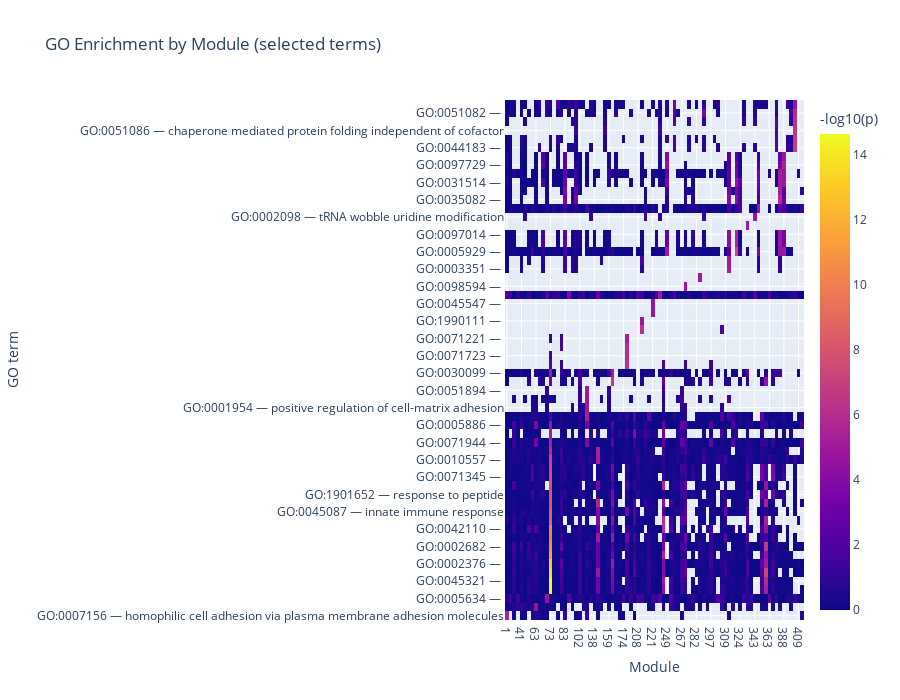

This figure's notebook cell:
### Code cell
# נחשב גם p (לצורך הטול־טיפ) מתוך המטריצה המקורית sub_p (טרמינים × מודולים)
p_for_hover = sub_p.T.loc[mat.index, mat.columns]  # אותם סדרי שורות/עמודות

hover_text = []
for i, term in enumerate(mat.index):
    row = []
    for j, mod in enumerate(mat.columns):
        val = mat.iloc[i, j]
        p   = p_for_hover.iloc[i, j]
        if pd.isna(val):
            row.append(f"Term: {pretty_label(term)}<br>Module: {mod}<br>p = 1.0 (no enrichment)")
        else:
            row.append(f"Term: {pretty_label(term)}<br>Module: {mod}<br>-log10(p) = {val:.2f}<br>p ≈ {10**(-val):.2e}")
    hover_text.append(row)

fig = go.Figure(data=go.Heatmap(
    z=mat.values,
    x=[str(c) for c in mat.columns],
    y=row_labels,
    text=hover_text,
    hoverinfo="text",
    coloraxis="coloraxis",
))
fig.update_layout(
    title="GO Enrichment by Module (selected terms)",
    xaxis_title="Module",
    yaxis_title="GO term",
    coloraxis=dict(colorbar=dict(title="-log10(p)")),
    height=700
)
fig.show()

### Figure 1 — Plotly figure (JSON) as saved in the notebook; plotly's stock layout.template omitted (floating-point values rounded to 4 significant figures; data arrays with more than 128 entries replaced by an {"elided": "..."} marker saying what was removed)
{"data": [{"coloraxis": "coloraxis", "hoverinfo": "text", "text": {"elided": "60x82 str values"}, "type": "heatmap", "x": ["1", "15", "26", "27", "41", "48", "51", "58", "63", "64", "65", "70", "73", "75", "79", "81", "83", "86", "92", "98", "102", "114", "130", "133", "138", "145", "147", "149", "159", "160", "166", "173", "174", "177", "187", "192", "208", "209", "217", "218", "221", "231", "235", "237", "249", "251", "252", "263", "267", "268", "270", "274", "282", "285", "288", "296", "297", "299", "300", "302", "309", "318", "322", "323", "324", "332", "333", "342", "343", "348", "349", "358", "363", "369", "377", "378", "388", "391", "396", "402", "409", "415"], "y": ["GO:0007156 — homophilic cell adhesion via plasma membrane adhesion molecules", "GO:0048732 — ", "GO:0005634 — ", "GO:0001775 — cell activation", "GO:0045321 — ", "GO:0006955 — immune response", "GO:0002376 — ", "GO:0046649 — ", "GO:0002682 — ", "GO:0098542 — defense response to other organism", "GO:0042110 — ", "GO:0002250 — ", "GO:0045087 — innate immune response", "GO:0002252 — immune effector process", "GO:1901652 — response to peptide", "GO:0050778 — ", "GO:0071345 — ", "GO:0034097 — ", "GO:0010557 — ", "GO:0010628 — ", "GO:0071944 — ", "GO:0006909 — ", "GO:0005886 — ", "GO:0016477 — cell migration", "GO:0001954 — positive regulation of cell-matrix adhesion", "GO:0048041 — ", "GO:0051894 — ", "GO:0140375 — ", "GO:0030099 — ", "GO:0035325 — ", "GO:0071723 — ", "GO:0035663 — ", "GO:0071221 — ", "GO:0004298 — ", "GO:1990111 — ", "GO:1904423 — ", "GO:0045547 — ", "GO:0006139 — ", "GO:0098594 — ", "GO:0015990 — ", "GO:0003351 — ", "GO:0006858 — extracellular transport", "GO:0005929 — ", "GO:0005930 — ", "GO:0097014 — ", "GO:0048642 — ", "GO:0002098 — tRNA wobble uridine modification", "GO:0000226 — ", "GO:0035082 — ", "GO:0001578 — microtubule bundle formation", "GO:0031514 — ", "GO:0060271 — ", "GO:0097729 — ", "GO:0036126 — ", "GO:0044183 — ", "GO:0061077 — chaperone-mediated protein folding", "GO:0051086 — chaperone mediated protein folding independent of cofactor", "GO:0140662 — ", "GO:0051082 — ", "GO:0006457 — protein folding"], "z": {"elided": "60x82 float values"}}], "layout": {"coloraxis": {"colorbar": {"title": {"text": "-log10(p)"}}}, "height": 700, "title": {"text": "GO Enrichment by Module (selected terms)"}, "xaxis": {"title": {"text": "Module"}}, "yaxis": {"title": {"text": "GO term"}}}}
